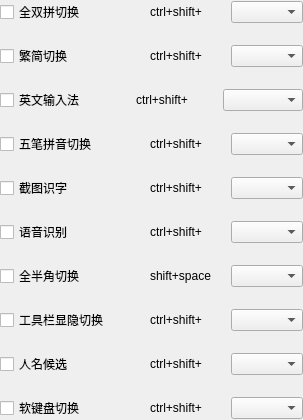
             <widget class="QWidget" name="shortcut_widget_2" native="true">
              <layout class="QVBoxLayout" name="verticalLayout_3">
               <property name="spacing">
                <number>20</number>
               </property>
               <property name="leftMargin">
                <number>0</number>
               </property>
               <property name="topMargin">
                <number>0</number>
               </property>
               <property name="rightMargin">
                <number>0</number>
               </property>
               <property name="bottomMargin">
                <number>0</number>
               </property>
               <item>
                <layout class="QHBoxLayout" name="horizontalLayout_22">
                 <item>
                  <widget class="QCheckBox" name="quan_shuang_checkbox">
                   <property name="minimumSize">
                    <size>
                     <width>130</width>
                     <height>0</height>
                    </size>
                   </property>
                   <property name="maximumSize">
                    <size>
                     <width>130</width>
                     <height>16777215</height>
                    </size>
                   </property>
                   <property name="text">
                    <string>全双拼切换</string>
                   </property>
                  </widget>
                 </item>
                 <item>
                  <widget class="QLabel" name="label_2">
                   <property name="text">
                    <string>ctrl+shift+</string>
                   </property>
                  </widget>
                 </item>
                 <item>
                  <widget class="CustomizeCombobox" name="quan_shuang_combo"/>
                 </item>
                </layout>
               </item>
               <item>
                <layout class="QHBoxLayout" name="horizontalLayout_23">
                 <item>
                  <widget class="QCheckBox" name="simple_traditoal_switch_checkbox">
                   <property name="minimumSize">
                    <size>
                     <width>130</width>
                     <height>0</height>
                    </size>
                   </property>
                   <property name="maximumSize">
                    <size>
                     <width>130</width>
                     <height>16777215</height>
                    </size>
                   </property>
                   <property name="text">
                    <string>繁简切换   </string>
                   </property>
                  </widget>
                 </item>
                 <item>
                  <widget class="QLabel" name="label_3">
                   <property name="text">
                    <string>ctrl+shift+</string>
                   </property>
                  </widget>
                 </item>
                 <item>
                  <widget class="CustomizeCombobox" name="simple_traditional_switch_combo"/>
                 </item>
                </layout>
               </item>
               <item>
                <layout class="QHBoxLayout" name="horizontalLayout">
                 <property name="spacing">
                  <number>6</number>
                 </property>
                 <item>
                  <widget class="QCheckBox" name="cnEn_switch_checkbox">
                   <property name="minimumSize">
                    <size>
                     <width>130</width>
                     <height>0</height>
                    </size>
                   </property>
                   <property name="maximumSize">
                    <size>
                     <width>130</width>
                     <height>16777215</height>
                    </size>
                   </property>
                   <property name="text">
                    <string>英文输入法</string>
                   </property>
                  </widget>
                 </item>
                 <item>
                  <widget class="QLabel" name="label">
                   <property name="text">
                    <string>ctrl+shift+</string>
                   </property>
                  </widget>
                 </item>
                 <item>
                  <widget class="CustomizeCombobox" name="cnen_switch_combo"/>
                 </item>
                </layout>
               </item>
               <item>
                <layout class="QHBoxLayout" name="horizontalLayout_26">
                 <item>
                  <widget class="QCheckBox" name="pinyin_wubi_checkbox">
                   <property name="minimumSize">
                    <size>
                     <width>130</width>
                     <height>0</height>
                    </size>
                   </property>
                   <property name="maximumSize">
                    <size>
                     <width>130</width>
                     <height>16777215</height>
                    </size>
                   </property>
                   <property name="text">
                    <string>五笔拼音切换</string>
                   </property>
                  </widget>
                 </item>
                 <item>
                  <widget class="QLabel" name="label_6">
                   <property name="text">
                    <string>ctrl+shift+</string>
                   </property>
                  </widget>
                 </item>
                 <item>
                  <widget class="CustomizeCombobox" name="pinyin_wubi_combo"/>
                 </item>
                </layout>
               </item>
               <item>
                <layout class="QHBoxLayout" name="horizontalLayout_55">
                 <item>
                  <widget class="QCheckBox" name="ocr_checkbox">
                   <property name="minimumSize">
                    <size>
                     <width>130</width>
                     <height>0</height>
                    </size>
                   </property>
                   <property name="maximumSize">
                    <size>
                     <width>130</width>
                     <height>16777215</height>
                    </size>
                   </property>
                   <property name="text">
                    <string>截图识字</string>
                   </property>
                  </widget>
                 </item>
                 <item>
                  <widget class="QLabel" name="ocr_label">
                   <property name="text">
                    <string>ctrl+shift+</string>
                   </property>
                  </widget>
                 </item>
                 <item>
                  <widget class="CustomizeCombobox" name="ocr_combo"/>
                 </item>
                </layout>
               </item>
               <item>
                <layout class="QHBoxLayout" name="horizontalLayout_57">
                 <item>
                  <widget class="QCheckBox" name="voice_switch_checkbox">
                   <property name="minimumSize">
                    <size>
                     <width>130</width>
                     <height>0</height>
                    </size>
                   </property>
                   <property name="maximumSize">
                    <size>
                     <width>130</width>
                     <height>16777215</height>
                    </size>
                   </property>
                   <property name="text">
                    <string>语音识别</string>
                   </property>
                  </widget>
                 </item>
                 <item>
                  <widget class="QLabel" name="voice_switch_label">
                   <property name="text">
                    <string>ctrl+shift+</string>
                   </property>
                  </widget>
                 </item>
                 <item>
                  <widget class="CustomizeCombobox" name="voice_switch_combo"/>
                 </item>
                </layout>
               </item>
               <item>
                <layout class="QHBoxLayout" name="horizontalLayout_24">
                 <item>
                  <widget class="QCheckBox" name="full_half_switch_checkbox">
                   <property name="minimumSize">
                    <size>
                     <width>130</width>
                     <height>0</height>
                    </size>
                   </property>
                   <property name="maximumSize">
                    <size>
                     <width>130</width>
                     <height>16777215</height>
                    </size>
                   </property>
                   <property name="text">
                    <string>全半角切换</string>
                   </property>
                  </widget>
                 </item>
                 <item>
                  <widget class="QLabel" name="full_half_label">
                   <property name="text">
                    <string>shift+space</string>
                   </property>
                  </widget>
                 </item>
                 <item>
                  <widget class="CustomizeCombobox" name="full_half_switch_combo"/>
                 </item>
                </layout>
               </item>
               <item>
                <layout class="QHBoxLayout" name="horizontalLayout_56">
                 <item>
                  <widget class="QCheckBox" name="toolbar_hide_switch_checkbox">
                   <property name="minimumSize">
                    <size>
                     <width>130</width>
                     <height>0</height>
                    </size>
                   </property>
                   <property name="maximumSize">
                    <size>
                     <width>130</width>
                     <height>16777215</height>
                    </size>
                   </property>
                   <property name="text">
                    <string>工具栏显隐切换</string>
                   </property>
                  </widget>
                 </item>
                 <item>
                  <widget class="QLabel" name="label_8">
                   <property name="text">
                    <string>ctrl+shift+</string>
                   </property>
                  </widget>
                 </item>
                 <item>
                  <widget class="CustomizeCombobox" name="toolbar_hide_switch_combo"/>
                 </item>
                </layout>
               </item>
               <item>
                <layout class="QHBoxLayout" name="horizontalLayout_60">
                 <item>
                  <widget class="QCheckBox" name="name_mode_shortcut_checkbox">
                   <property name="minimumSize">
                    <size>
                     <width>130</width>
                     <height>0</height>
                    </size>
                   </property>
                   <property name="maximumSize">
                    <size>
                     <width>130</width>
                     <height>16777215</height>
                    </size>
                   </property>
                   <property name="text">
                    <string>人名候选</string>
                   </property>
                  </widget>
                 </item>
                 <item>
                  <widget class="QLabel" name="name_mode_shortcut_label">
                   <property name="text">
                    <string>ctrl+shift+</string>
                   </property>
                  </widget>
                 </item>
                 <item>
                  <widget class="CustomizeCombobox" name="name_mode_shortcut_combo"/>
                 </item>
                </layout>
               </item>
               <item>
                <layout class="QHBoxLayout" name="horizontalLayout_25">
                 <item>
                  <widget class="QCheckBox" name="soft_panel_switch_checkbox">
                   <property name="minimumSize">
                    <size>
                     <width>130</width>
                     <height>0</height>
                    </size>
                   </property>
                   <property name="maximumSize">
                    <size>
                     <width>130</width>
                     <height>16777215</height>
                    </size>
                   </property>
                   <property name="text">
                    <string>软键盘切换</string>
                   </property>
                  </widget>
                 </item>
                 <item>
                  <widget class="QLabel" name="label_5">
                   <property name="text">
                    <string>ctrl+shift+</string>
                   </property>
                  </widget>
                 </item>
                 <item>
                  <widget class="CustomizeCombobox" name="soft_panel_switch_combo"/>
                 </item>
                </layout>
               </item>
              </layout>
             </widget>
